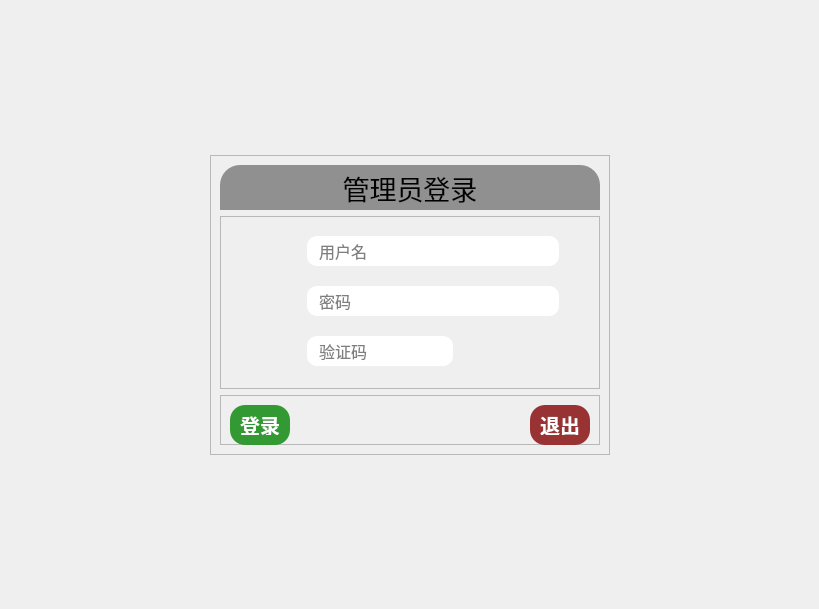
<?xml version="1.0" encoding="UTF-8"?>
<ui version="4.0">
 <class>Widget_Login</class>
 <widget class="QWidget" name="Widget_Login">
  <property name="geometry">
   <rect>
    <x>0</x>
    <y>0</y>
    <width>819</width>
    <height>609</height>
   </rect>
  </property>
  <property name="windowTitle">
   <string>Form</string>
  </property>
  <layout class="QGridLayout" name="gridLayout">
   <item row="1" column="0">
    <spacer name="horizontalSpacer">
     <property name="orientation">
      <enum>Qt::Horizontal</enum>
     </property>
     <property name="sizeHint" stdset="0">
      <size>
       <width>40</width>
       <height>20</height>
      </size>
     </property>
    </spacer>
   </item>
   <item row="1" column="2">
    <spacer name="horizontalSpacer_2">
     <property name="orientation">
      <enum>Qt::Horizontal</enum>
     </property>
     <property name="sizeHint" stdset="0">
      <size>
       <width>40</width>
       <height>20</height>
      </size>
     </property>
    </spacer>
   </item>
   <item row="1" column="1">
    <widget class="QFrame" name="frame_Main">
     <property name="minimumSize">
      <size>
       <width>400</width>
       <height>300</height>
      </size>
     </property>
     <property name="maximumSize">
      <size>
       <width>400</width>
       <height>300</height>
      </size>
     </property>
     <property name="frameShape">
      <enum>QFrame::StyledPanel</enum>
     </property>
     <property name="frameShadow">
      <enum>QFrame::Raised</enum>
     </property>
     <layout class="QVBoxLayout" name="verticalLayout">
      <item>
       <widget class="QLabel" name="label_Title">
        <property name="minimumSize">
         <size>
          <width>0</width>
          <height>45</height>
         </size>
        </property>
        <property name="maximumSize">
         <size>
          <width>16777215</width>
          <height>45</height>
         </size>
        </property>
        <property name="font">
         <font>
          <family>黑体</family>
          <pointsize>20</pointsize>
          <weight>50</weight>
          <italic>false</italic>
          <bold>false</bold>
         </font>
        </property>
        <property name="styleSheet">
         <string notr="true">background-color: rgb(144, 144, 144);
font: 20pt &quot;黑体&quot;;
border-top-left-radius: 20px; 
border-top-right-radius: 20px;</string>
        </property>
        <property name="text">
         <string>管理员登录</string>
        </property>
        <property name="alignment">
         <set>Qt::AlignCenter</set>
        </property>
       </widget>
      </item>
      <item>
       <widget class="QFrame" name="frame_Edit">
        <property name="minimumSize">
         <size>
          <width>0</width>
          <height>0</height>
         </size>
        </property>
        <property name="styleSheet">
         <string notr="true"/>
        </property>
        <property name="frameShape">
         <enum>QFrame::StyledPanel</enum>
        </property>
        <property name="frameShadow">
         <enum>QFrame::Raised</enum>
        </property>
        <layout class="QGridLayout" name="gridLayout_2">
         <property name="leftMargin">
          <number>40</number>
         </property>
         <property name="topMargin">
          <number>10</number>
         </property>
         <property name="rightMargin">
          <number>40</number>
         </property>
         <property name="bottomMargin">
          <number>10</number>
         </property>
         <item row="1" column="0">
          <widget class="QLabel" name="label_Password">
           <property name="minimumSize">
            <size>
             <width>40</width>
             <height>40</height>
            </size>
           </property>
           <property name="maximumSize">
            <size>
             <width>40</width>
             <height>40</height>
            </size>
           </property>
           <property name="text">
            <string/>
           </property>
           <property name="pixmap">
            <pixmap resource="../ui_common.qrc">:/icon/image/password.png</pixmap>
           </property>
           <property name="scaledContents">
            <bool>true</bool>
           </property>
           <property name="alignment">
            <set>Qt::AlignCenter</set>
           </property>
          </widget>
         </item>
         <item row="0" column="0">
          <widget class="QLabel" name="label_Username">
           <property name="minimumSize">
            <size>
             <width>40</width>
             <height>40</height>
            </size>
           </property>
           <property name="maximumSize">
            <size>
             <width>40</width>
             <height>40</height>
            </size>
           </property>
           <property name="text">
            <string/>
           </property>
           <property name="pixmap">
            <pixmap resource="../ui_common.qrc">:/icon/image/user.png</pixmap>
           </property>
           <property name="scaledContents">
            <bool>true</bool>
           </property>
           <property name="alignment">
            <set>Qt::AlignCenter</set>
           </property>
          </widget>
         </item>
         <item row="2" column="0">
          <widget class="QLabel" name="label_Code">
           <property name="minimumSize">
            <size>
             <width>40</width>
             <height>40</height>
            </size>
           </property>
           <property name="maximumSize">
            <size>
             <width>40</width>
             <height>40</height>
            </size>
           </property>
           <property name="text">
            <string/>
           </property>
           <property name="pixmap">
            <pixmap resource="../ui_common.qrc">:/icon/image/ver_code.png</pixmap>
           </property>
           <property name="scaledContents">
            <bool>true</bool>
           </property>
           <property name="alignment">
            <set>Qt::AlignCenter</set>
           </property>
          </widget>
         </item>
         <item row="0" column="1" colspan="2">
          <widget class="QLineEdit" name="lineEdit_Username">
           <property name="minimumSize">
            <size>
             <width>0</width>
             <height>30</height>
            </size>
           </property>
           <property name="maximumSize">
            <size>
             <width>16777215</width>
             <height>30</height>
            </size>
           </property>
           <property name="font">
            <font>
             <pointsize>12</pointsize>
            </font>
           </property>
           <property name="styleSheet">
            <string notr="true">padding-left: 10px;
padding-right: 10px;
border-radius: 10px;
</string>
           </property>
           <property name="placeholderText">
            <string>用户名</string>
           </property>
          </widget>
         </item>
         <item row="2" column="1">
          <widget class="QLineEdit" name="lineEdit_Code">
           <property name="minimumSize">
            <size>
             <width>0</width>
             <height>30</height>
            </size>
           </property>
           <property name="maximumSize">
            <size>
             <width>16777215</width>
             <height>30</height>
            </size>
           </property>
           <property name="font">
            <font>
             <pointsize>12</pointsize>
            </font>
           </property>
           <property name="styleSheet">
            <string notr="true">padding-left: 10px;
padding-right: 10px;
border-radius: 10px;</string>
           </property>
           <property name="placeholderText">
            <string>验证码</string>
           </property>
          </widget>
         </item>
         <item row="2" column="2">
          <widget class="VerCodeLabel" name="label_CodeVal">
           <property name="minimumSize">
            <size>
             <width>100</width>
             <height>30</height>
            </size>
           </property>
           <property name="maximumSize">
            <size>
             <width>100</width>
             <height>30</height>
            </size>
           </property>
           <property name="text">
            <string/>
           </property>
          </widget>
         </item>
         <item row="1" column="1" colspan="2">
          <widget class="QLineEdit" name="lineEdit_Password">
           <property name="minimumSize">
            <size>
             <width>0</width>
             <height>30</height>
            </size>
           </property>
           <property name="maximumSize">
            <size>
             <width>16777215</width>
             <height>30</height>
            </size>
           </property>
           <property name="font">
            <font>
             <pointsize>12</pointsize>
            </font>
           </property>
           <property name="styleSheet">
            <string notr="true">padding-left: 10px;
padding-right: 10px;
border-radius: 10px;
</string>
           </property>
           <property name="placeholderText">
            <string>密码</string>
           </property>
          </widget>
         </item>
        </layout>
       </widget>
      </item>
      <item>
       <widget class="QFrame" name="frame_Button">
        <property name="minimumSize">
         <size>
          <width>0</width>
          <height>50</height>
         </size>
        </property>
        <property name="maximumSize">
         <size>
          <width>16777215</width>
          <height>50</height>
         </size>
        </property>
        <property name="frameShape">
         <enum>QFrame::StyledPanel</enum>
        </property>
        <property name="frameShadow">
         <enum>QFrame::Raised</enum>
        </property>
        <layout class="QHBoxLayout" name="horizontalLayout">
         <item>
          <widget class="QPushButton" name="pushButton_Login">
           <property name="minimumSize">
            <size>
             <width>0</width>
             <height>40</height>
            </size>
           </property>
           <property name="maximumSize">
            <size>
             <width>16777215</width>
             <height>40</height>
            </size>
           </property>
           <property name="font">
            <font>
             <pointsize>15</pointsize>
             <weight>75</weight>
             <bold>true</bold>
            </font>
           </property>
           <property name="styleSheet">
            <string notr="true">Padding: 10px;
Border-radius: 15px;
Background: #393;
Color: #fefefe;</string>
           </property>
           <property name="text">
            <string>登录</string>
           </property>
          </widget>
         </item>
         <item>
          <spacer name="horizontalSpacer_3">
           <property name="orientation">
            <enum>Qt::Horizontal</enum>
           </property>
           <property name="sizeHint" stdset="0">
            <size>
             <width>40</width>
             <height>20</height>
            </size>
           </property>
          </spacer>
         </item>
         <item>
          <widget class="QPushButton" name="pushButton_Out">
           <property name="minimumSize">
            <size>
             <width>0</width>
             <height>40</height>
            </size>
           </property>
           <property name="maximumSize">
            <size>
             <width>16777215</width>
             <height>40</height>
            </size>
           </property>
           <property name="font">
            <font>
             <pointsize>15</pointsize>
             <weight>75</weight>
             <bold>true</bold>
            </font>
           </property>
           <property name="styleSheet">
            <string notr="true">Padding: 10px;
Border-radius: 15px;
Background: #933;
Color: #fefefe;</string>
           </property>
           <property name="text">
            <string>退出</string>
           </property>
          </widget>
         </item>
        </layout>
       </widget>
      </item>
     </layout>
    </widget>
   </item>
   <item row="0" column="1">
    <spacer name="verticalSpacer">
     <property name="orientation">
      <enum>Qt::Vertical</enum>
     </property>
     <property name="sizeHint" stdset="0">
      <size>
       <width>20</width>
       <height>40</height>
      </size>
     </property>
    </spacer>
   </item>
   <item row="2" column="1">
    <spacer name="verticalSpacer_2">
     <property name="orientation">
      <enum>Qt::Vertical</enum>
     </property>
     <property name="sizeHint" stdset="0">
      <size>
       <width>20</width>
       <height>40</height>
      </size>
     </property>
    </spacer>
   </item>
  </layout>
 </widget>
 <customwidgets>
  <customwidget>
   <class>VerCodeLabel</class>
   <extends>QLabel</extends>
   <header>../component/vercodelabel.h</header>
  </customwidget>
 </customwidgets>
 <resources>
  <include location="../ui_common.qrc"/>
 </resources>
 <connections/>
</ui>
